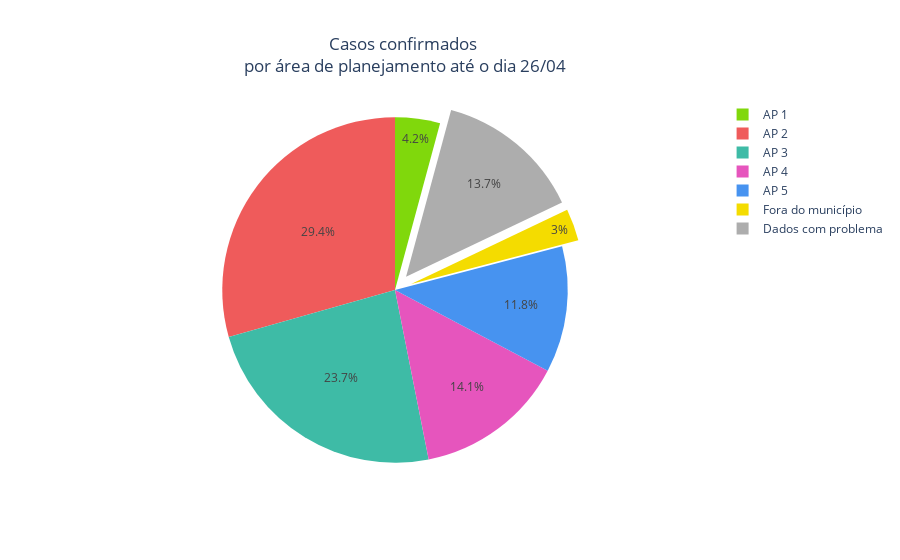

The code cell stored with this chart in its notebook:
### Code cell
fig = go.Figure()
fig.add_trace(go.Pie(labels=['AP 1','AP 2','AP 3','AP 4','AP 5','Fora do município', 'Dados com problema'], values = data, 
                     sort=False, pull = [0,0,0,0,0,0.1,0.1], name = '', 
                     marker = dict(colors = ['#80D80C', '#EF5B5B', '#3EBBA6', '#E655BD', '#4793F0', '#F4DC00', '#ADADAD'])))
fig['layout']['legend']['traceorder'] = 'normal'
fig.update_layout(title= dict(text = 'Casos confirmados <br>por área de planejamento até o dia 26/04', x = 0.45))
fig.show()

### Figure 1 — Plotly figure (JSON) as saved in the notebook; plotly's stock layout.template omitted (floating-point values rounded to 4 significant figures)
{"data": [{"labels": ["AP 1", "AP 2", "AP 3", "AP 4", "AP 5", "Fora do município", "Dados com problema"], "marker": {"colors": ["#80D80C", "#EF5B5B", "#3EBBA6", "#E655BD", "#4793F0", "#F4DC00", "#ADADAD"]}, "name": "", "pull": [0, 0, 0, 0, 0, 0.1, 0.1], "sort": false, "type": "pie", "values": [189, 1321, 1068, 636, 531, 135, 617]}], "layout": {"legend": {"traceorder": "normal"}, "title": {"text": "Casos confirmados <br>por área de planejamento até o dia 26/04", "x": 0.45}}}
